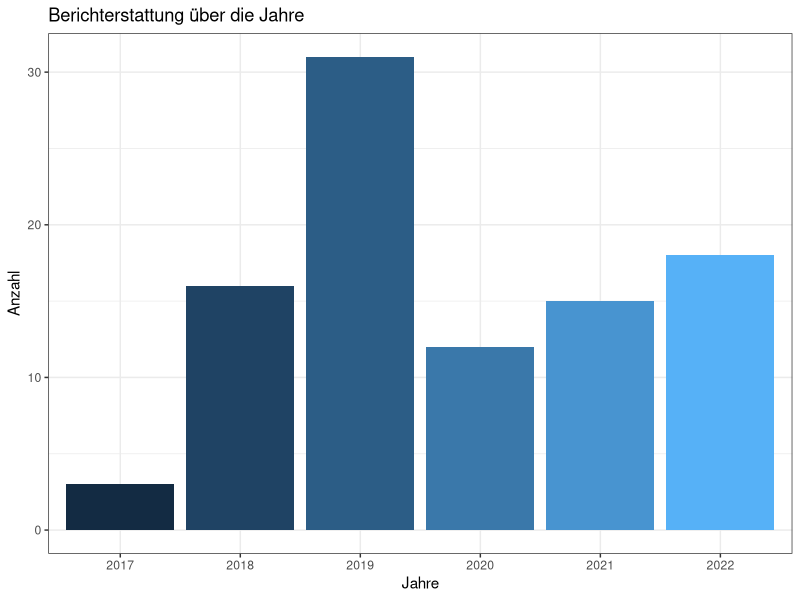
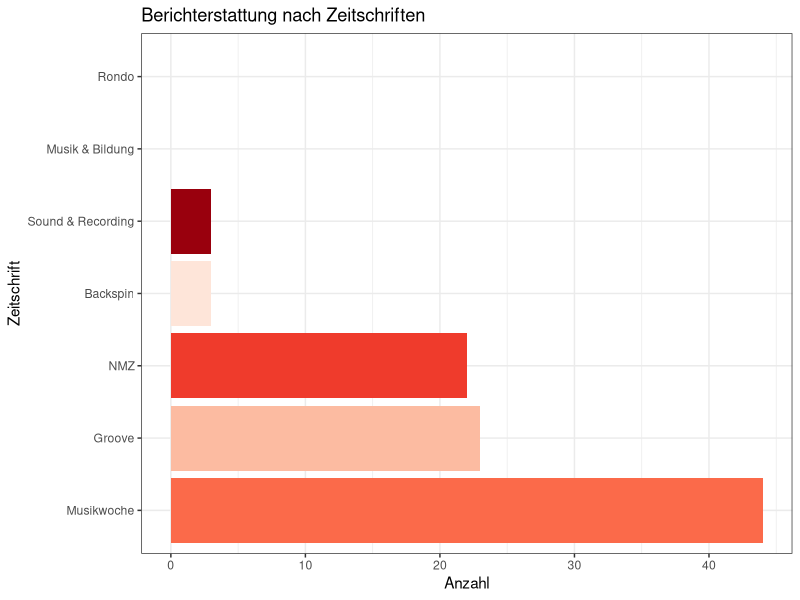
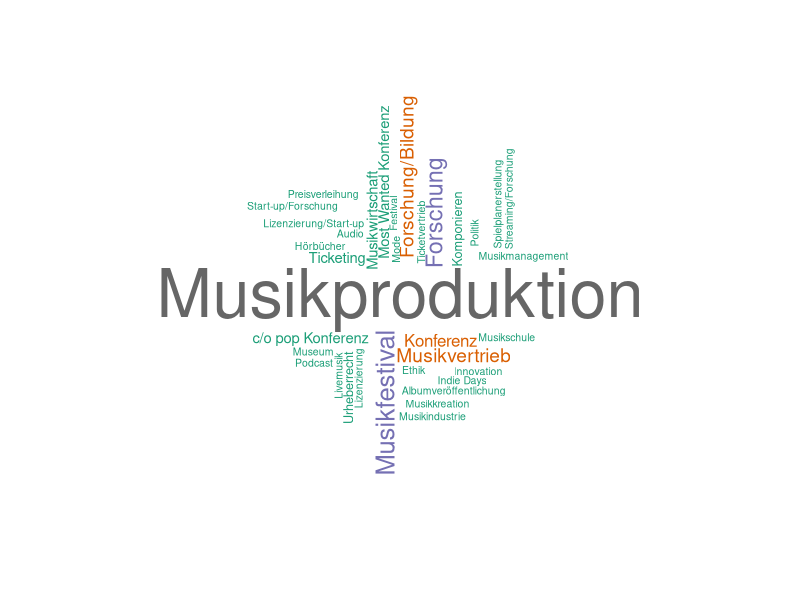

Here is the R script that generated these plots, in order: (Note: this script raises an error after producing the figures.)
library(tidyverse)
library(wordcloud)
theme_set(theme_bw())

# Datensatz laden
df <- read.csv("data/data_ia_ki.csv", sep = ";")
# Überblicksdatensatz laden (Verhältnis Artikel mit und ohne KI-Bezug)
dat_all <- read.csv("data/daten_alle_artikel_ki.csv", sep = ";")

# 1. Häufigkeit der Berichterstattung
## Über die Jahre
df_yearly <- df %>%
  group_by(Jahr) %>%
  summarise(Anzahl = n()) %>%
  arrange(Jahr)

plot_yearly <- ggplot(df_yearly,
                      aes(x = as.factor(Jahr), y = Anzahl)) +
  geom_bar(stat = "identity", aes(fill = Jahr)) +
  labs(title = "Berichterstattung über die Jahre",
       x = "Jahre") +
  theme(legend.position = "none")

plot_yearly

## Unterschiede zwischen den Zeitschriften
df_by_magazine <- df %>%
  group_by(Zeitschrift) %>%
  summarise(Anzahl = n()) %>%
  arrange(-Anzahl)

df_by_magazine <- rbind(df_by_magazine, c("Musik & Bildung", 0))
df_by_magazine <- rbind(df_by_magazine, c("Rondo", 0))
df_by_magazine$Anzahl <- as.numeric(df_by_magazine$Anzahl)

plot_by_magazine <- ggplot(df_by_magazine,
                           aes(x = reorder(Zeitschrift, -Anzahl), y = Anzahl)) +
  geom_bar(stat = "identity", aes(fill = Zeitschrift)) +
  coord_flip() +
  labs(title = "Berichterstattung nach Zeitschriften",
       x = "Zeitschrift") +
  scale_fill_brewer(palette = "Reds") +
  theme(legend.position = "none")

plot_by_magazine

# 2. Haupt- vs. Nebenthema
df_main_vs_sub <- df %>%
  group_by(Haupt..Nebenthema..1...Haupt..2...Neben.) %>%
  summarise(Anzahl = n())

df_main_vs_sub

# 4. Spezifische KI-Themen
df_ki_topics <- df %>%
  select(KI.Thema..KI..Machine.Learning..Neuronale.Netzwerke.,
         KI.Thema.2, KI.Thema.3) %>%
  gather(key = "Kategorie", value = "Thema") %>%
  group_by(Thema) %>%
  summarise(Anzahl = n()) %>%
  arrange(-Anzahl)

df_ki_topics

# 5. Allgemeines Bezugsthema
df_general_topic <- df %>%
  group_by(Allgemeines.Bezugsthema..Musikproduktion..Musikvertrieb..Forschung.) %>%
  summarise(Anzahl = n()) %>%
  arrange(-Anzahl)

wordcloud(words = df_general_topic$Allgemeines.Bezugsthema..Musikproduktion..Musikvertrieb..Forschung.,
          freq = df_general_topic$Anzahl, min.freq = 1,
          max.words=200, random.order=FALSE, rot.per=0.35,
          colors=brewer.pal(8, "Dark2"))

# 6. Akteure und Unternehmen
## Akteure
df_actors <- df %>%
  select(starts_with("Akteure")) %>%
  gather(key = "AkteurNum", value = "Akteur") %>%
  group_by(Akteur) %>%
  summarise(Anzahl = n()) %>%
  arrange(-Anzahl)

df_actors

## Unternehmen
df_companies <- df %>%
  select(starts_with("Beteiligte.Unternehmen")) %>%
  gather(key = "UnternehmenNum", value = "Unternehmen") %>%
  group_by(Unternehmen) %>%
  summarise(Anzahl = n()) %>%
  arrange(-Anzahl)

df_companies

# 7. Ausrichtung der Artikel
df_orientation <- df %>%
  group_by(Ausrichtung) %>%
  summarise(Anzahl = n())

df_orientation

plot_orientation <- ggplot(df_orientation, aes(x = Ausrichtung, y = Anzahl)) +
  geom_bar(stat = "identity") +
  labs(title = "Ausrichtung der Artikel")

# 8. TAM-Einschätzungen
## Benutzungsfreundlichkeit
df_usability <- df %>%
  group_by(Benutzungsfreundlichkeit) %>%
  summarise(Anzahl = n())

df_usability

plot_usability <- ggplot(df_usability, aes(x = Benutzungsfreundlichkeit, y = Anzahl)) +
  geom_bar(stat = "identity") +
  labs(title = "Benutzungsfreundlichkeit (TAM)")

## Nutzen
df_utility <- df %>%
  group_by(Nutzen) %>%
  summarise(Anzahl = n())

df_utility

plot_utility <- ggplot(df_utility, aes(x = Nutzen, y = Anzahl)) +
  geom_bar(stat = "identity") +
  labs(title = "Nutzen (TAM)")

## Unterhaltungswert
df_entertainment <- df %>%
  group_by(Unterhaltungswert) %>%
  summarise(Anzahl = n())

plot_entertainment <- ggplot(df_entertainment, aes(x = Unterhaltungswert, y = Anzahl)) +
  geom_bar(stat = "identity") +
  labs(title = "Unterhaltungswert (TAM)")
